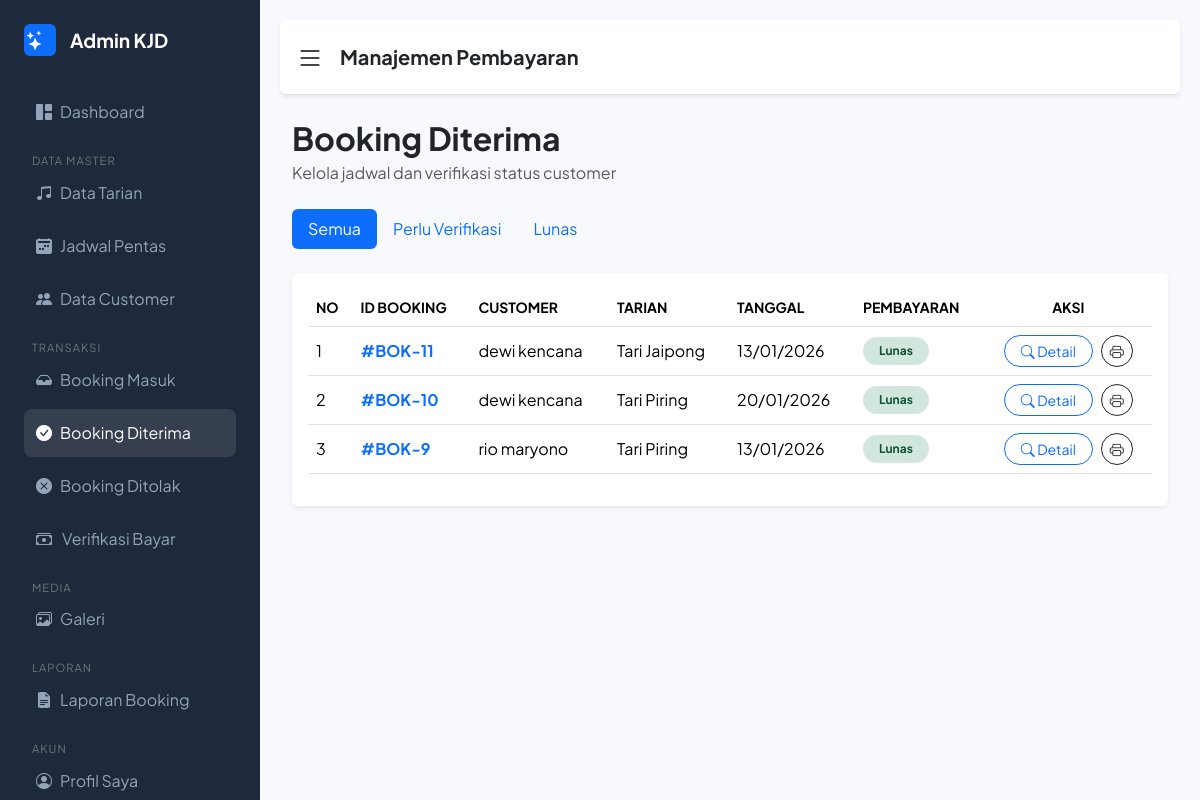
The app's page /admin/booking_diterima.php (signed in) with its own data.
### tables this page shows
CREATE TABLE `bookings` (
  `id` int NOT NULL,
  `user_id` int NOT NULL,
  `kategori_alamat` text,
  `kategori_daerah` varchar(100) DEFAULT NULL,
  `id_tarian` int NOT NULL,
  `jenis_acara` varchar(50) DEFAULT NULL,
  `tanggal_booking` date NOT NULL,
  `jam_mulai` time NOT NULL,
  `total_harga` int DEFAULT NULL,
  `durasi_jam` int DEFAULT '1',
  `jumlah_penari` int DEFAULT '1',
  `status` enum('pending','diterima','ditolak') DEFAULT 'pending',
  `catatan` text,
  `alasan_tolak` text,
  `created_at` timestamp NULL DEFAULT CURRENT_TIMESTAMP,
  `bukti_pembayaran` varchar(255) DEFAULT NULL,
  `status_bayar` enum('belum','menunggu verifikasi','lunas') DEFAULT 'belum'
);

CREATE TABLE `users` (
  `id` int NOT NULL,
  `nama_lengkap` varchar(100) DEFAULT NULL,
  `username` varchar(50) DEFAULT NULL,
  `password` varchar(255) NOT NULL,
  `no_telp` varchar(20) DEFAULT NULL,
  `level` enum('admin','customer') DEFAULT 'customer',
  `created_at` timestamp NULL DEFAULT CURRENT_TIMESTAMP
);

CREATE TABLE `tarian` (
  `id` int NOT NULL,
  `nama_tarian` varchar(100) NOT NULL,
  `asal_daerah` varchar(100) DEFAULT NULL,
  `harga_dasar` int DEFAULT NULL,
  `alamat` varchar(255) DEFAULT NULL,
  `deskripsi` text,
  `gambar` varchar(255) DEFAULT NULL,
  `minimal_penari` int DEFAULT '1'
);

### admin/booking_diterima.php (the view, shortened to what this page needs)
<?php
include "../config/koneksi.php";
$filter = isset($_GET['pembayaran']) ? $_GET['pembayaran'] : 'semua';
$where_clause = "WHERE bookings.status = 'diterima'";
?>
<!DOCTYPE html>
<html lang="id">
<head>
    <link href="https://cdn.jsdelivr.net/npm/bootstrap@5.3.2/dist/css/bootstrap.min.css" rel="stylesheet">
    <link href="https://cdn.jsdelivr.net/npm/bootstrap-icons/font/bootstrap-icons.css" rel="stylesheet">
</head>
<body>
    <?php include "../partials/sidebar.php"; ?>
    <div class="main-content">
        <header class="bg-white p-3 border-bottom d-flex align-items-center mb-4 rounded shadow-sm">
            <i class="bi bi-list fs-3 me-3" style="cursor:pointer;"></i>
            <h5 class="fw-bold mb-0">Manajemen Pembayaran</h5>
        </header>
        <div class="container-fluid">
            <div class="mb-4">
                <h2 class="fw-bold mb-1">Booking Diterima</h2>
                <p class="text-muted">Kelola jadwal dan verifikasi status customer</p>
            </div>
            <ul class="nav nav-pills mb-4">
                <li class="nav-item"><a class="nav-link <?= $filter == 'semua' ? 'active' : '' ?>" href="?pembayaran=semua">Semua</a></li>
                <li class="nav-item"><a class="nav-link <?= $filter == 'perlu_verifikasi' ? 'active' : '' ?>" href="?pembayaran=perlu_verifikasi">Perlu Verifikasi</a></li>
                <li class="nav-item"><a class="nav-link <?= $filter == 'lunas' ? 'active' : '' ?>" href="?pembayaran=lunas">Lunas</a></li>
            </ul>
            <div class="card border-0 shadow-sm p-3">
                <div class="table-responsive">
                    <table class="table table-hover align-middle">
                        <thead>
                            <tr class="text-muted small">
                                <th>NO</th>
                                <th>ID BOOKING</th>
                                <th>CUSTOMER</th>
                                <th>TARIAN</th>
                                <th>TANGGAL</th>
                                <th>PEMBAYARAN</th>
                                <th class="text-center">AKSI</th>
                            </tr>
                        </thead>
                        <tbody>
                            <?php
                            $no = 1;
                            $sql = "SELECT bookings.*, users.nama_lengkap, users.username, users.no_telp, tarian.nama_tarian
                                    FROM bookings
                                    JOIN users ON bookings.user_id = users.id
                                    JOIN tarian ON bookings.id_tarian = tarian.id
                                    $where_clause ORDER BY bookings.id DESC";
                            $query = mysqli_query($koneksi, $sql);
                            while ($row = mysqli_fetch_assoc($query)) {
                                $data_json = htmlspecialchars(json_encode($row), ENT_QUOTES, 'UTF-8');
                                $st_bayar = $row['status_bayar'];
                                $badge_class = "badge-belum";
                                if($st_bayar == 'lunas') $badge_class = "badge-lunas";
                            ?>
                                <tr>
                                    <td><?= $no++; ?></td>
                                    <td class="fw-bold text-primary">#BOK-<?= $row['id']; ?></td>
                                    <td><?= $row['nama_lengkap']; ?></td>
                                    <td><?= $row['nama_tarian']; ?></td>
                                    <td><?= date('d/m/Y', strtotime($row['tanggal_booking'])); ?></td>
                                    <td>
                                        <span class="badge <?= $badge_class ?> px-3 py-2 rounded-pill">
                                            <?= ucfirst($st_bayar ?: 'Belum Bayar') ?>
                                        </span>
                                    </td>
                                    <td class="text-center">
                                        <div class="d-flex justify-content-center gap-2">
                                            <button class="btn btn-sm btn-outline-primary rounded-pill px-3" onclick='tampilDetail(<?= $data_json ?>)'>
                                                <i class="bi bi-search"></i> Detail
                                            </button>
                                            <a href="cetak_invoice.php?id=<?= $row['id']; ?>" target="_blank" class="btn btn-sm btn-outline-dark rounded-circle" style="width:32px; height:32px; display:flex; align-items:center; justify-content:center;">
                                                <i class="bi bi-printer"></i>
                                            </a>
                                        </div>
                                    </td>
                                </tr>
                            <?php } ?>
                        </tbody>
                    </table>
                </div>
            </div>
        </div>
    </div>
</body>
</html>

### admin/booking_diterima.php (style rules this page uses)
:root { --sidebar-dark: #1e293b; --primary: #4361ee; }
body { font-family: 'Plus Jakarta Sans', sans-serif; background: #f8f9fc; margin: 0; overflow-x: hidden; }
.main-content { margin-left: 260px; padding: 20px; min-height: 100vh; transition: 0.3s; }
.badge-lunas { background-color: #d1e7dd; color: #0f5132; }

### records on screen
bookings: id "11", user.nama_lengkap "dewi kencana", id_tarian.nama_tarian "Tari Jaipong", tanggal_booking "13/01/2026", status_bayar "Lunas"
bookings: id "10", user.nama_lengkap "dewi kencana", id_tarian.nama_tarian "Tari Piring", tanggal_booking "20/01/2026", status_bayar "Lunas"
bookings: id "9", user.nama_lengkap "rio maryono", id_tarian.nama_tarian "Tari Piring", tanggal_booking "13/01/2026", status_bayar "Lunas"
